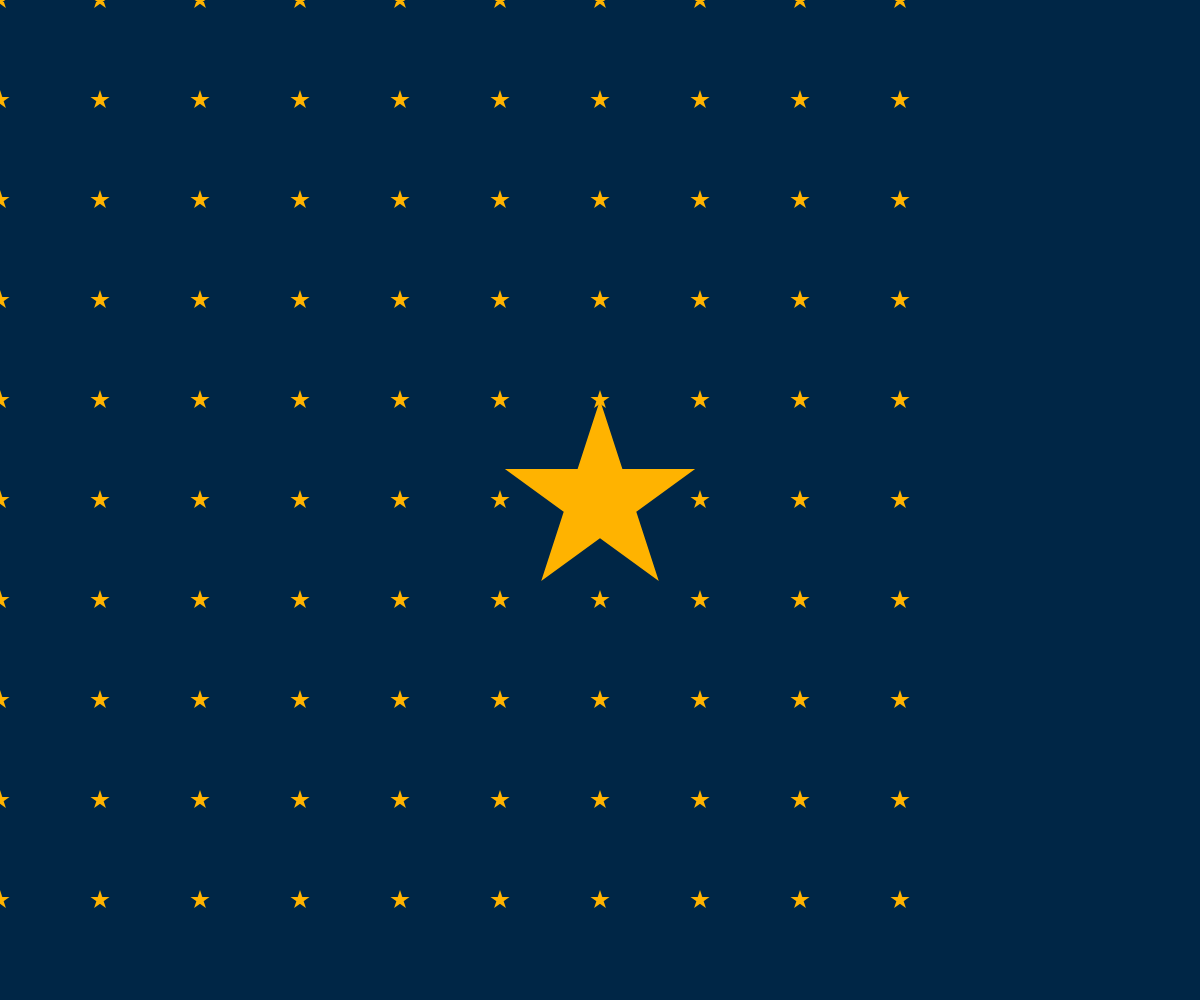
Frame 1 (no input)
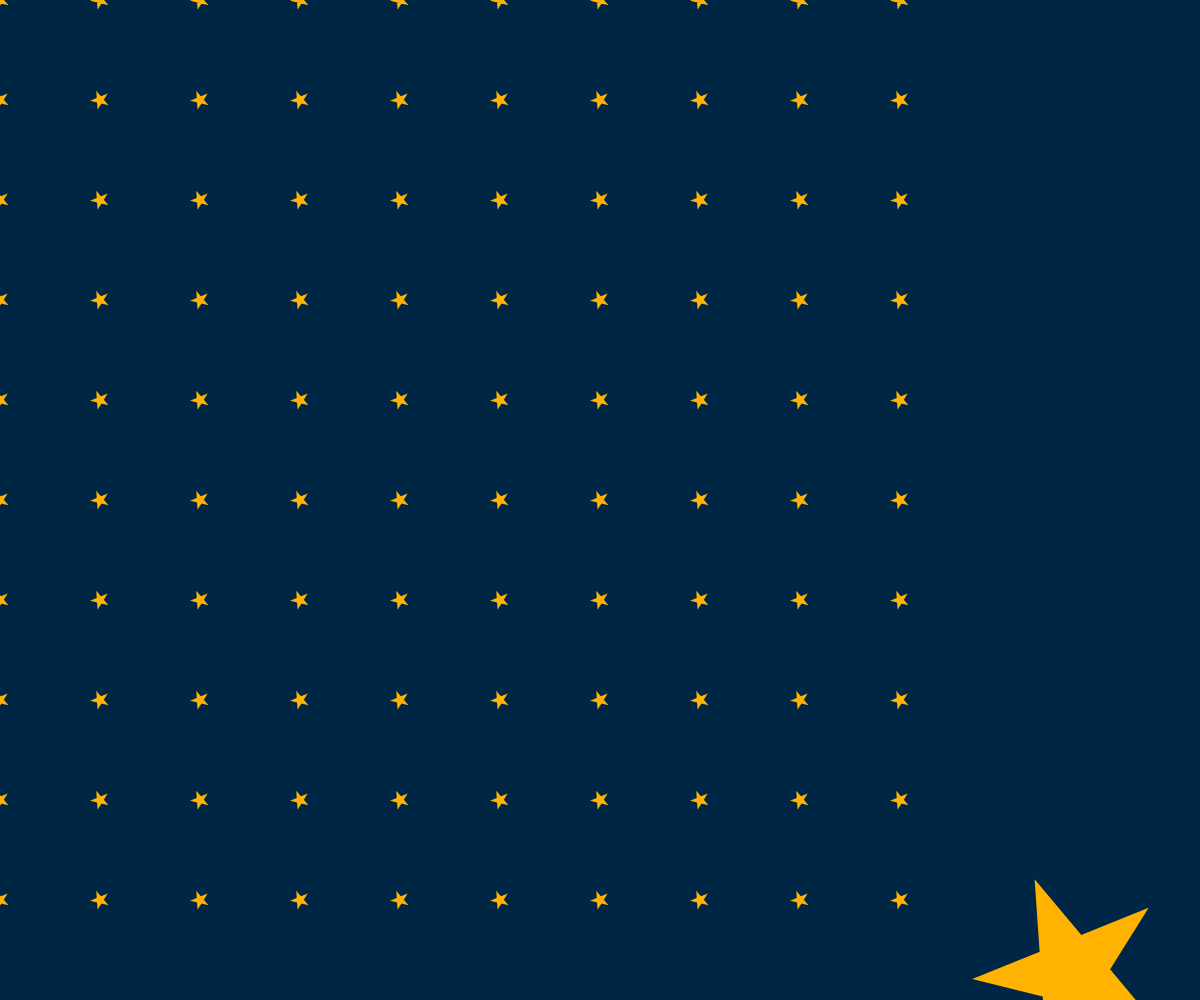
Frame 60 (no input)
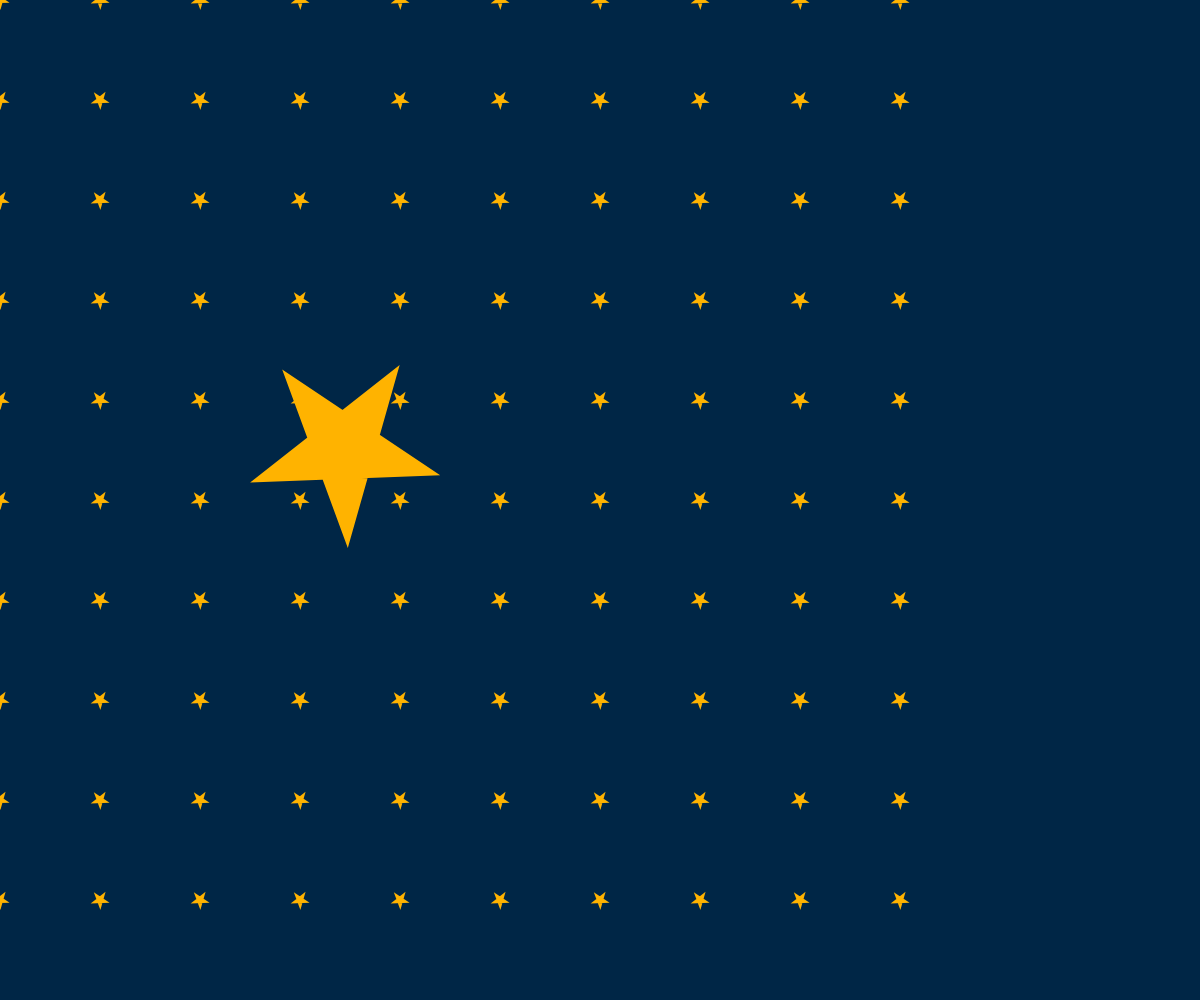
Frame 120 (the mouse pressed at the canvas centre since frame 60)

The p5.js sketch that drew these frames (run headless with seeded random() and noise() and a simulated clock; from frame 60 on, the mouse is pressed at the canvas centre):

// p5.js sketch
// ── sketch.js
// テキスト「アニメーション」
let x, y, vx, vy;

function setup(){
  createCanvas(windowWidth, windowHeight);
  x = width / 2;
  y = height / 2;
  vx = 8;
  vy = 8;
  angle = 0;
  }


function draw(){
  background(0, 38, 70);
  // BLANK[2] (hint: 作った star 関数を使います)
  noStroke()
  fill(255, 179, 0)

  for(let i = 0; i < 10; i++){
  for(let j = 0; j < 10; j++){
    console.log(i, j);
    star(i*100, j*100, 10, angle);
  }}
  star(x, y, 100, angle);
  angle+= 0.1;
  x += vx;
  y += vy;
  // 端の処理パターン (1) 反対側から出てくる
  if(x > width){ x = 0; }
  else if(x < 0){ x = width; }
  if(y > height){ y = 0; }
  if(y < 0){ y = height; }
}


function star(cx, cy, r, angle){

  beginShape();
  for(var i = 0; i < 20; i++){
    var theta = TWO_PI * i * 2 / 5 - HALF_PI+angle;
    // BLANK[1] (hint: angle 分だけ星を回転させるには？)
    var x = cx + cos(theta) * r;
    var y = cy + sin(theta) * r;
    vertex(x,y);
  }
  endShape(CLOSE);
}

function mouseClicked(){
  x = mouseX
  y = mouseY
}

function windowResized(){
  resizeCanvas(windowWidth, windowHeight);
}
